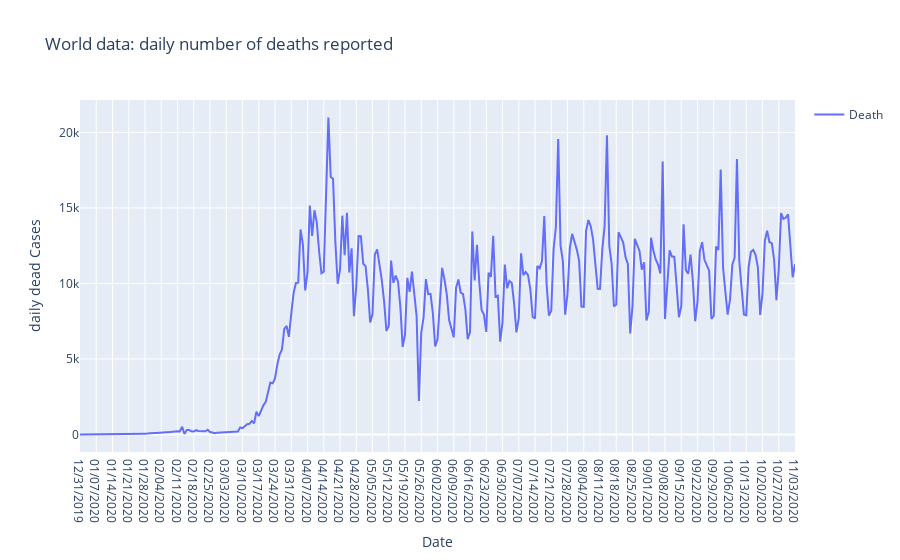

Source (notebook cell):
### Code cell
fig = go.Figure(data=[
    #go.Line(x=owid_covid_newcases['date'], y=owid_covid_newcases['new_cases'],mode='lines',name='New Case'),
     go.Line(x=owid_covid_newdeaths['date'], y=owid_covid_newdeaths['new_deaths'],mode='lines',name='Death'),
])

fig.update_layout(
    title="World data: daily number of deaths reported",
    yaxis_title="daily dead Cases",
    xaxis_title="Date",
    showlegend=True
)

### Figure 1 — Plotly figure (JSON) as saved in the notebook; plotly's stock layout.template omitted (floating-point values rounded to 4 significant figures; data arrays with more than 128 entries replaced by an {"elided": "..."} marker saying what was removed)
{"data": [{"mode": "lines", "name": "Death", "type": "scatter", "x": {"elided": "309 str values"}, "y": {"elided": "309 int values"}}], "layout": {"showlegend": true, "title": {"text": "World data: daily number of deaths reported"}, "xaxis": {"title": {"text": "Date"}}, "yaxis": {"title": {"text": "daily dead Cases"}}}}
